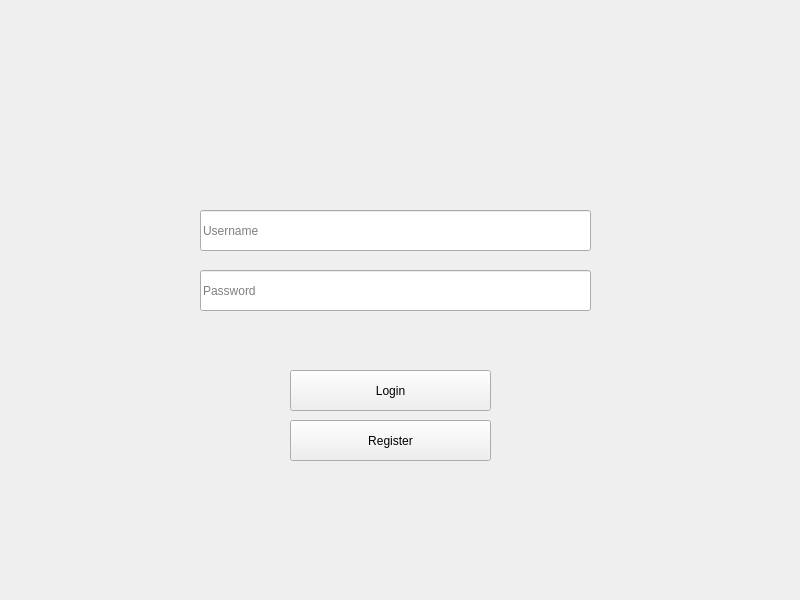
<?xml version="1.0" encoding="UTF-8"?>
<ui version="4.0">
 <class>Login</class>
 <widget class="QWidget" name="Login">
  <property name="geometry">
   <rect>
    <x>0</x>
    <y>0</y>
    <width>800</width>
    <height>600</height>
   </rect>
  </property>
  <property name="windowTitle">
   <string>Form</string>
  </property>
  <widget class="QPushButton" name="loginButton">
   <property name="geometry">
    <rect>
     <x>290</x>
     <y>370</y>
     <width>201</width>
     <height>41</height>
    </rect>
   </property>
   <property name="text">
    <string>Login</string>
   </property>
  </widget>
  <widget class="QPushButton" name="registerButton">
   <property name="geometry">
    <rect>
     <x>290</x>
     <y>420</y>
     <width>201</width>
     <height>41</height>
    </rect>
   </property>
   <property name="text">
    <string>Register</string>
   </property>
  </widget>
  <widget class="QLineEdit" name="userInput">
   <property name="geometry">
    <rect>
     <x>200</x>
     <y>210</y>
     <width>391</width>
     <height>41</height>
    </rect>
   </property>
   <property name="placeholderText">
    <string>Username</string>
   </property>
  </widget>
  <widget class="QLineEdit" name="passInput">
   <property name="geometry">
    <rect>
     <x>200</x>
     <y>270</y>
     <width>391</width>
     <height>41</height>
    </rect>
   </property>
   <property name="placeholderText">
    <string>Password</string>
   </property>
  </widget>
  <widget class="QLabel" name="message">
   <property name="geometry">
    <rect>
     <x>200</x>
     <y>330</y>
     <width>391</width>
     <height>20</height>
    </rect>
   </property>
   <property name="text">
    <string/>
   </property>
  </widget>
 </widget>
 <resources/>
 <connections/>
</ui>
